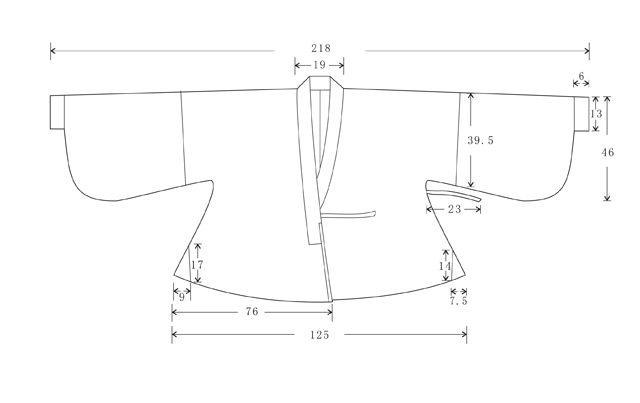
#> input picture hanfu-cad/sources/silk/raw/03_20200424163953961.jpg, 640 x 403 px
$ python fit.py
#> lines starting #> are read from the running program, lines starting #| are printed output that depends on the picture; after the words box and inside, x2 and y2 are one past the last pixel; in counts of white or black regions, pixels touching at a corner belong together
### hanfu-cad/archive/v3_文物原尺寸_含接袖/build_v3.py
# -*- coding: utf-8 -*-
"""
对穿交（钱氏墓/钱樟夫妇墓 鸟衔花枝纹缎夹袄）裁片图生成器
右衽 · 单层 · 净版 · 单位 mm

量纲锚点：中国丝绸博物馆修复报告实测
  通袖 2180 / 衣长 825 / 平铺摆宽 1250 / 单边 760 / 交叠 270 / 袖口 130 / 后领宽 190
推定（图上标注但几何不自洽，已单列待确认）：
  腋深 395（=衣长-袖根）· 袖根高 395 · 接袖位 600 · 门襟偏角 9.3° · 袖中线偏 5°
"""
import math, os, json

L      = 825.0    # 衣长（肩线→下摆，等于衣长标注）
S      = 2180.0   # 通袖
W_HEM  = 1250.0   # 平铺摆宽
HEM_RISE = 60.0              # 下摆弧：侧缝处比中缝抬高（官图实测 ≈58）
P_HEM  = 760.0    # 前片单边下摆宽（侧缝→门襟边）
OV     = 270.0    # 前襟交叠（=2×135）
CUFF   = 130.0    # 袖口高
NECK   = 190.0    # 后领宽
HALF   = W_HEM / 2          # 625 侧缝
X_ARM  = 447.0              # 腋点（像素拟合）
Y_ARM  = 512.0              # 腋点高（像素拟合，腋深 313）
X_SHLD = 560.0              # 肩点
X_SEAM = 600.0              # 接袖线
X_CUFF = S / 2 - 0.0        # 1090 袖口外端
TILT   = math.radians(0.8)  # 袖中线偏角（图测：袖端仅微下垂）
LAP_DX = OV / 2             # 135 门襟边越中量
NECK_DIP = 0.0              # 后领不起凹（立领由领缘条竖起，见装配）


Y_TOP = L + NECK_DIP


def sleeve_y(x):
    """袖上缘：自肩点起微下垂 0.8°"""
    return Y_TOP - (abs(x) - X_SHLD) * math.tan(TILT)


Y_CUFF_MID = sleeve_y(X_CUFF)
Y_CUFF_TOP = Y_CUFF_MID + CUFF / 2
Y_CUFF_BOT = Y_CUFF_MID - CUFF / 2

# 袖底弧：腋点 → 下垂低点 → 袖口下缘（官图实测为深凹弧，非常见直线）
U_P0 = (X_ARM, Y_ARM)
U_P1 = (882.0, 350.0)
U_P2 = (950.0, 440.0)
U_P3 = (X_CUFF, Y_CUFF_BOT)


# [15 lines left out: functions under_y, _bez, not called in this run]


# ---------- 裁片定义（服饰坐标：x 向右，y 向上，原点=后中缝∩下摆中心） ----------
def _tan(seg, t0=0.0, t1=1.0, h=0.002):
    """三次贝塞尔在参数 t 处的单位切矢"""
    a = _bez(seg[0], seg[1], seg[2], seg[3], max(0.0, t0 - h))
    b = _bez(seg[0], seg[1], seg[2], seg[3], min(1.0, t1 + h))
    return _unit(a, b)


def _cut_at(seg, target, from_end=True, r=40.0, n=4000):
    """在距端点 r 处切分，返回 (保留段, 切点, 切点切矢)"""
    t = 0.0 if not from_end else 1.0
    for i in range(1, n):
        tt = (1 - i / n) if from_end else (i / n)
        q = _bez(seg[0], seg[1], seg[2], seg[3], tt)
        if math.hypot(q[0] - target[0], q[1] - target[1]) >= r:
            t = tt
            break
    if from_end:
        head, _ = split_cubic(seg[0], seg[1], seg[2], seg[3], t)
        return head, head[3], _tan((head[0], head[1], head[2], head[3]), 1.0, 1.0)
    head, _ = split_cubic(seg[0], seg[1], seg[2], seg[3], t)
    return head, head[3], _tan((head[0], head[1], head[2], head[3]), 1.0, 1.0)


def blend(A, tA, B, tB, k=0.92):
    """G1 三次混合：两端切线分别与相邻段一致 → 无折角"""
    d = math.hypot(B[0] - A[0], B[1] - A[1]) / 3.0 * k
    c1 = (A[0] + tA[0] * d, A[1] + tA[1] * d)
    c2 = (B[0] - tB[0] * d, B[1] - tB[1] * d)
    return ("C", c1, c2, B)


def _unit(a, b):
    dx, dy = b[0] - a[0], b[1] - a[1]
    n = math.hypot(dx, dy) or 1.0
    return (dx / n, dy / n)


def _off(p, d, r):
    return (p[0] + d[0] * r, p[1] + d[1] * r)


def _bez(p0, p1, p2, p3, t):
    mt = 1 - t
    return (mt**3*p0[0] + 3*mt*mt*t*p1[0] + 3*mt*t*t*p2[0] + t**3*p3[0],
            mt**3*p0[1] + 3*mt*mt*t*p1[1] + 3*mt*t*t*p2[1] + t**3*p3[1])


def split_cubic(p0, p1, p2, p3, t):
    """de Casteljau 精确分割：返回两段三次贝塞尔"""
    def lerp(a, b, u):
        return (a[0] + (b[0] - a[0]) * u, a[1] + (b[1] - a[1]) * u)
    a = lerp(p0, p1, t); b = lerp(p1, p2, t); c = lerp(p2, p3, t)
    d = lerp(a, b, t); e = lerp(b, c, t)
    f = lerp(d, e, t)
    return (p0, a, d, f), (f, e, c, p3)


R_ARM_F = 45.0


def refresh_derived():
    """袖底弧控制点 / 腋点 / 袖口变更后重算全部派生量（拟合注入参数后必须调用）。
    袖底弧先按 接袖线 精确切分，两片共用同一段曲线 → 无缝、无折线"""
    global _T_, U_SEAM, _IN_A, _IN_B, _T_ARM, U_ARM, _SP1, _SP2
    _T_ = None
    for _i in range(1, 4001):
        if _bez(U_P0, U_P1, U_P2, U_P3, _i / 4000)[0] >= X_SEAM:
            _T_ = _i / 4000
            break
    U_SEAM = _bez(U_P0, U_P1, U_P2, U_P3, _T_) if _T_ else U_P3
    _IN_A, _IN_B = split_cubic(U_P0, U_P1, U_P2, U_P3, _T_)
    _T_ARM = 1.0
    for _i in range(1, 4001):
        _p = _bez(U_P0, U_P1, U_P2, U_P3, _i / 4000)
        if math.hypot(_p[0] - U_P0[0], _p[1] - U_P0[1]) >= R_ARM_F:
            _T_ARM = _i / 4000
            break
    U_ARM = _bez(U_P0, U_P1, U_P2, U_P3, _T_ARM)
    _SP1, _SP2 = split_cubic(U_P0, U_P1, U_P2, U_P3, _T_ARM)


refresh_derived()


# [5 lines left out: function _arm_junction, not called in this run]


def _under_cmds(sx, x_to):
    """袖底弧：从腋下圆角终点 B 走到 x_to，输出精确贝塞尔命令"""
#> called with sx = 1, x_to = 600
    p0, p1, p2, p3 = _SP2
    if abs(abs(p3[0]) - abs(x_to)) > 0.5:
        tt = None
        for i in range(1, 4000):
            if abs(_bez(p0, p1, p2, p3, i / 4000)[0]) >= abs(x_to):
                tt = i / 4000
                break
        if tt:
            head, _ = split_cubic(p0, p1, p2, p3, tt)
            p0, p1, p2, p3 = head
    return [("C", (sx * p1[0], p1[1]), (sx * p2[0], p2[1]), (sx * p3[0], p3[1]))]


def back_half():
    """后片半（×2 镜像，后中缝对折）—— 全部曲线段真实贝塞尔 + G1 混合"""
    hem = ((0, 0), (200, 5), (400, 30), (HALF, HEM_RISE))   # 圆滑弧，中缝最低
    R = 46.0
    d_side = _unit((HALF, HEM_RISE), (X_ARM, Y_ARM))
    arm = (X_ARM, Y_ARM)
    A_a = _off(arm, d_side, -R)          # 侧缝上距腋点 R 的点
    B_a = (U_ARM[0], U_ARM[1])
    tB_a = _tan(_SP2, 0.0, 0.0)
    cmds = [("M", (0, 0)),
            ("C", hem[1], hem[2], hem[3]),          # 下摆弧（保留尖角，摆宽在此点量得）
            ("L", A_a),
            blend(A_a, d_side, B_a, tB_a)]          # 侧缝→袖底 腋下 G1 圆角
    cmds += _under_cmds(1.0, X_SEAM)
    cmds += [("L", (X_SEAM, sleeve_y(X_SEAM))),
             ("L", (X_SHLD, L)),
             ("L", (NECK / 2, L)),
             ("L", (0, L)),
             ("Z",)]
    return {
        "name": "后片半", "qty": 2, "grain": (0, 1), "cmds": cmds,
        "seams": [[(0, 0), (0, L)], [(X_SEAM, U_SEAM[1]), (X_SEAM, sleeve_y(X_SEAM))]],
        "notches": [arm, (X_SEAM, U_SEAM[1]), (0, 0)],
        "dims": [("L", (0, 0), (0, L), "后中长 825"),
                 ("L", (0, HEM_RISE), (HALF, HEM_RISE), "摆半宽 625"),
                 ("L", (X_ARM, Y_ARM), (X_ARM, L), "腋深 313")],
    }


def front_panel():
    """前片（×2 镜像；右衽时穿着者左片为外襟）"""
    hem = ((LAP_DX, 0), (-200, 5), (-400, 30), (-HALF, HEM_RISE))
    R = 46.0
    d_side = _unit((-HALF, HEM_RISE), (-X_ARM, Y_ARM))
    arm = (-X_ARM, Y_ARM)
    A_a = _off(arm, d_side, -R)
    B_a = (-U_ARM[0], U_ARM[1])
    tB_a = (-_tan(_SP2, 0.0, 0.0)[0], _tan(_SP2, 0.0, 0.0)[1])
    cmds = [("M", (0, L)),
            ("L", (LAP_DX, 0)),
            ("C", hem[1], hem[2], hem[3]),
            ("L", A_a),
            blend(A_a, d_side, B_a, tB_a)]
    cmds += _under_cmds(-1.0, X_SEAM)
    cmds += [("L", (-X_SEAM, sleeve_y(X_SEAM))),
             ("L", (-X_SHLD, L)),
             ("L", (0, L)),
             ("Z",)]
    return {
        "name": "前片", "qty": 2, "grain": (math.sin(math.radians(9.3)), -math.cos(math.radians(9.3))),
        "cmds": cmds,
        "seams": [[(-X_SEAM, U_SEAM[1]), (-X_SEAM, sleeve_y(X_SEAM))]],
        "notches": [arm, (-X_SEAM, U_SEAM[1])],
        "dims": [("L", (-HALF, -60), (LAP_DX, -60), "单边摆宽 760"),
                 ("L", (LAP_DX, -130), (0, -130), "越中 135"),
                 ("A", (0, L), (LAP_DX, 0), "门襟偏 9.3°")],
    }


def sleeve_piece():
    """接袖（×2 镜像）：袖底为同一段贝塞尔后半段，袖口两角 G1 混合"""
    p0, p1, p2, p3 = _IN_B
    R = 22.0
    head, A_c, tA_c = _cut_at((p0, p1, p2, p3), (X_CUFF, Y_CUFF_BOT), True, R)
    B_c = (X_CUFF, Y_CUFF_BOT + R)
    Ctop = (X_CUFF, Y_CUFF_TOP - R)
    d_top = _unit((X_CUFF, Y_CUFF_TOP), (X_SEAM, sleeve_y(X_SEAM)))
    D = _off((X_CUFF, Y_CUFF_TOP), d_top, R)
    cmds = [("M", (X_SEAM, U_SEAM[1])),
            ("C", head[1], head[2], A_c),
            blend(A_c, tA_c, B_c, (0.0, 1.0)),      # 袖口下圆角
            ("L", Ctop),
            blend(Ctop, (0.0, 1.0), D, d_top),      # 袖口上圆角
            ("L", (X_SEAM, sleeve_y(X_SEAM))),
            ("Z",)]
    return {
        "name": "接袖", "qty": 2, "grain": (math.cos(TILT), math.sin(TILT)), "cmds": cmds,
        "seams": [[(X_SEAM, U_SEAM[1]), (X_SEAM, sleeve_y(X_SEAM))]],
        "notches": [(X_SEAM, U_SEAM[1]), (X_SEAM, sleeve_y(X_SEAM))],
        "dims": [("L", (X_CUFF + 40, Y_CUFF_BOT), (X_CUFF + 40, Y_CUFF_TOP), "袖口 130")],
    }


def collar_band(width=40.0):
    """领缘条（领襟一体，直丝）：前门襟 825×2 + 后领弧 ≈200，整条不断开"""
    total = 2 * L + 200.0
    return {
        "name": "领缘条", "qty": 1, "grain": (1, 0),
        "cmds": [("M", (0, 0)), ("L", (total, 0)), ("L", (total, width)), ("L", (0, width)), ("Z",)],
        "seams": [],
        "notches": [(L, 0), (L + 200, 0)],
        "dims": [("L", (0, 0), (total, 0), "总长 1850 × 宽 40")],
    }


def triangle(h, w=95.0, name="三角拼接"):
    return {
        "name": name, "qty": 1, "grain": (0, 1),
        "cmds": [("M", (0, 0)), ("L", (w, 0)), ("L", (0, h)), ("Z",)],
        "seams": [], "notches": [], "dims": [("L", (0, 0), (0, h), "高 %d" % h)],
    }


def tie(length=200.0, width=20.0):
    return {
        "name": "系带", "qty": 2, "grain": (1, 0),
        "cmds": [("M", (0, 0)), ("L", (length, 0)), ("L", (length, width)), ("L", (0, width)), ("Z",)],
        "seams": [], "notches": [], "dims": [("L", (0, 0), (length, 0), "长 200")],
    }


def hem_facing(length=1250.0, width=30.0):
    return {
        "name": "下摆绢衬条", "qty": 1, "grain": (1, 0),
        "cmds": [("M", (0, 0)), ("L", (length, 0)), ("L", (length, width)), ("L", (0, width)), ("Z",)],
        "seams": [], "notches": [], "dims": [("L", (0, 0), (length, 0), "长 1250 × 宽 30")],
    }


PIECES = [
    back_half(),
    front_panel(),
    sleeve_piece(),
    collar_band(),
    triangle(170, name="三角拼接 A"),
    triangle(140, name="三角拼接 B"),
    tie(),
    hem_facing(),
]


# ---------- 几何工具 ----------
def flat(cmds):
    """把 cmds 展开成带控制点的点列表（y 取反，转 SVG 坐标）"""
    pts = []
    for c in cmds:
        if c[0] == "M":
            pts.append((c[1][0], -c[1][1]))
        elif c[0] == "L":
            pts.append((c[1][0], -c[1][1]))
        elif c[0] == "C":
            for p in c[1:]:
                pts.append((p[0], -p[1]))
        elif c[0] == "Q":
            for p in c[1:]:
                pts.append((p[0], -p[1]))
    return pts


def bbox(cmds):
    pts = flat(cmds)
    xs = [p[0] for p in pts]
    ys = [p[1] for p in pts]
    return min(xs), min(ys), max(xs), max(ys)


def path_d(cmds, ox, oy):
    out = []
    for c in cmds:
        if c[0] == "M":
            out.append("M %.1f %.1f" % (c[1][0] + ox, -c[1][1] + oy))
        elif c[0] == "L":
            out.append("L %.1f %.1f" % (c[1][0] + ox, -c[1][1] + oy))
        elif c[0] == "C":
            a, b, e = c[1], c[2], c[3]
            out.append("C %.1f %.1f %.1f %.1f %.1f %.1f" % (
                a[0] + ox, -a[1] + oy, b[0] + ox, -b[1] + oy, e[0] + ox, -e[1] + oy))
        elif c[0] == "Q":
            a, e = c[1], c[2]
            out.append("Q %.1f %.1f %.1f %.1f" % (a[0] + ox, -a[1] + oy, e[0] + ox, -e[1] + oy))
        elif c[0] == "Z":
            out.append("Z")
    return " ".join(out)


# ---------- 排版 ----------
GAP = 160.0
MARGIN = 120.0
MIN_SLOT = 340.0
MAXW = 2100.0

placed = []
cur_x = MARGIN
cur_y = MARGIN
row_h = 0.0

for p in PIECES:
    x0, y0, x1, y1 = bbox(p["cmds"])
    w, h = x1 - x0, y1 - y0
    slot = max(w, MIN_SLOT)
    if cur_x + slot > MAXW + MARGIN and cur_x > MARGIN:
        cur_x = MARGIN
        cur_y += row_h + GAP
        row_h = 0.0
    ox = cur_x - x0
    oy = cur_y - y0
    p["_ox"], p["_oy"] = ox, oy
    p["_box"] = (cur_x, cur_y, cur_x + w, cur_y + h)
    p["_slot"] = (cur_x, cur_x + slot)
    placed.append(p)
    cur_x += slot + GAP
    row_h = max(row_h, h)

BODY_H = cur_y + row_h
TITLE_H = 380.0
TOTAL_W = MAXW + MARGIN
TOTAL_H = BODY_H + MARGIN + TITLE_H

# ---------- SVG ----------
BLACK = "#1a1a1a"
RED = "#c0392b"
BLUE = "#1f5fa8"
GRAY = "#8a8a8a"

s = []
s.append('<?xml version="1.0" encoding="UTF-8"?>')
s.append('<svg xmlns="http://www.w3.org/2000/svg" width="%dmm" height="%dmm" viewBox="0 0 %d %d">' % (TOTAL_W, TOTAL_H, TOTAL_W, TOTAL_H))
s.append('<title>对穿交 · 钱氏墓 鸟衔花枝纹缎夹袄 · 裁片图（右衽·单层·净版·mm）</title>')
s.append('<rect width="100%" height="100%" fill="#ffffff"/>')
s.append('<g id="OUTLINE" stroke="%s" stroke-width="2" fill="none" stroke-linejoin="round">' % BLACK)
for p in placed:
    s.append('  <path id="%s_ot" data-qty="%d" d="%s"/>' % (p["name"], p["qty"], path_d(p["cmds"], p["_ox"], p["_oy"])))
s.append('</g>')

s.append('<g id="SEAM" stroke="%s" stroke-width="1.2" fill="none" stroke-dasharray="18 8">' % BLUE)
for p in placed:
    for seg in p["seams"]:
        s.append('  <path d="M %.1f %.1f L %.1f %.1f"/>' % (seg[0][0] + p["_ox"], -seg[0][1] + p["_oy"],
                                                             seg[1][0] + p["_ox"], -seg[1][1] + p["_oy"]))
s.append('</g>')

s.append('<g id="GRAIN" stroke="%s" stroke-width="1.4" fill="none">' % BLACK)
for p in placed:
    x0, y0, x1, y1 = p["_box"]
    cx, cy = (x0 + x1) / 2, (y0 + y1) / 2
    ln = min(max(x1 - x0, 120.0), max(y1 - y0, 120.0)) * 0.6
    gx, gy = p["grain"]
    n = math.hypot(gx, gy)
    gx, gy = gx / n, gy / n
    gy = -gy
    ax, ay = cx - gx * ln / 2, cy - gy * ln / 2
    bx, by = cx + gx * ln / 2, cy + gy * ln / 2
    s.append('  <path d="M %.1f %.1f L %.1f %.1f"/>' % (ax, ay, bx, by))
    s.append('  <path d="M %.1f %.1f L %.1f %.1f M %.1f %.1f L %.1f %.1f"/>' % (
        bx - 14, by - 6, bx, by, bx, by, bx + 14, by - 6))
s.append('</g>')

s.append('<g id="NOTCH" stroke="%s" stroke-width="2.4">' % RED)
for p in placed:
    for n in p["notches"]:
        nx, ny = n[0] + p["_ox"], -n[1] + p["_oy"]
        s.append('  <path d="M %.1f %.1f L %.1f %.1f"/>' % (nx - 9, ny - 9, nx + 9, ny + 9))
s.append('</g>')

s.append('<g id="DIM" stroke="%s" stroke-width="0.9" fill="%s" font-family="sans-serif" font-size="26">' % (GRAY, GRAY))
for p in placed:
    for d in p["dims"]:
        a, b, txt = d[1], d[2], d[3]
        ax, ay = a[0] + p["_ox"], -a[1] + p["_oy"]
        bx, by = b[0] + p["_ox"], -b[1] + p["_oy"]
        if d[0] == "L":
            s.append('  <path d="M %.1f %.1f L %.1f %.1f" marker-start="url(#a)" marker-end="url(#a)"/>' % (ax, ay, bx, by))
            mx, my = (ax + bx) / 2, (ay + by) / 2
            rot = math.degrees(math.atan2(by - ay, bx - ax))
            vert = abs(rot) > 45
            if vert:
                rot += 180 if rot > 0 else 0
            tx = mx + (20 if vert else 0)
            ty2 = my - (0 if vert else 20)
            s.append('  <text x="%.1f" y="%.1f" text-anchor="middle" transform="rotate(%.1f %.1f %.1f)">%s</text>' % (tx, ty2, rot, mx, my, txt))
        else:
            s.append('  <text x="%.1f" y="%.1f" text-anchor="middle" fill="%s">%s</text>' % ((ax + bx) / 2 + 30, (ay + by) / 2, RED, txt))
s.append('</g>')

s.append('<g id="LABEL" fill="%s" font-family="sans-serif">' % BLACK)
for i, p in enumerate(placed):
    sx0, sx1 = p["_slot"]
    x0, y0 = p["_box"][0], p["_box"][1]
    s.append('  <text x="%.1f" y="%.1f" font-size="30" font-weight="500">%02d %s ×%d</text>' % (x0, y0 - 30, i + 1, p["name"], p["qty"]))
s.append('</g>')

# ---------- 图框 + 100mm 校验标尺 ----------
ty = BODY_H + MARGIN * 0.4
s.append('<g id="BLOCK" stroke="%s" stroke-width="1.6" fill="none">' % BLACK)
s.append('  <rect x="%.1f" y="%.1f" width="%.1f" height="%.1f"/>' % (MARGIN, ty, TOTAL_W - 2 * MARGIN, TITLE_H - 80))
s.append('</g>')
s.append('<g font-family="sans-serif" fill="%s">' % BLACK)
s.append('  <text x="%.1f" y="%.1f" font-size="38" font-weight="500">对穿交 · 明制 鸟衔花枝纹缎夹袄（右衽）裁片图</text>' % (MARGIN + 30, ty + 60))
s.append('  <text x="%.1f" y="%.1f" font-size="26">依据：无锡七房桥钱樟夫妇墓出土实物 · 中国丝绸博物馆修复报告   ｜   单位 mm   ｜   净版（未含缝份）   ｜   单层   ｜   v2.0</text>' % (MARGIN + 30, ty + 105))
s.append('  <text x="%.1f" y="%.1f" font-size="26">通袖 2180   ｜   衣长 825   ｜   平铺摆宽 1250   ｜   单边摆宽 760   ｜   交叠 270   ｜   袖口 130   ｜   后领宽 190</text>' % (MARGIN + 30, ty + 145))
s.append('</g>')
bx0 = MARGIN + 30
by0 = ty + 235
s.append('<g id="SCALE" stroke="%s" stroke-width="2" fill="none">' % BLACK)
for k in range(11):
    hh = 26 if k % 5 == 0 else 14
    s.append('  <path d="M %.1f %.1f L %.1f %.1f"/>' % (bx0 + k * 100, by0, bx0 + k * 100, by0 - hh))
s.append('  <path d="M %.1f %.1f L %.1f %.1f"/>' % (bx0, by0, bx0 + 1000, by0))
s.append('</g>')
s.append('<text x="%.1f" y="%.1f" font-family="sans-serif" font-size="24" fill="%s">100mm 校验标尺（打印后实测，误差应 ≤0.5mm）</text>' % (bx0, by0 + 42, BLACK))

s.append('<defs><marker id="a" viewBox="0 0 10 10" refX="5" refY="5" markerWidth="6" markerHeight="6" orient="auto-start-reverse"><path d="M1 1L9 5L1 9" fill="none" stroke="%s" stroke-width="1.2"/></marker></defs>' % GRAY)
s.append('</svg>')

out_dir = os.path.join(os.path.dirname(os.path.dirname(os.path.abspath(__file__))), "pattern")
os.makedirs(out_dir, exist_ok=True)
fp = os.path.join(out_dir, "对穿交_右衽_裁片图.svg")
open(fp, "w", encoding="utf-8").write("\n".join(s))

info = {
    "file": fp, "size": [round(TOTAL_W, 1), round(TOTAL_H, 1)],
    "params": {"L": L, "S": S, "W_HEM": W_HEM, "P_HEM": P_HEM, "OV": OV, "CUFF": CUFF,
               "NECK": NECK, "X_ARM": X_ARM, "Y_ARM": Y_ARM, "X_SEAM": X_SEAM,
               "X_CUFF": X_CUFF, "LAPEL_ANGLE": 9.3, "TILT": 5.0},
    "pieces": [{"name": p["name"], "qty": p["qty"], "w": round(p["_box"][2] - p["_box"][0], 1),
                "h": round(p["_box"][3] - p["_box"][1], 1)} for p in placed],
}
print(json.dumps(info, ensure_ascii=False, indent=1))

### hanfu-cad/verification/overlay.py
# -*- coding: utf-8 -*-
"""
裁片拼合成版 → 与丝博官图像素级比对
用法：python verification/overlay.py [front|back]
输出：verification/overlay_front.png / overlay_back.png + 控制台指标
"""
import sys, os, io, json, contextlib, math
import numpy as np
from PIL import Image, ImageDraw

ROOT = os.path.dirname(os.path.dirname(os.path.abspath(__file__)))
sys.path.insert(0, os.path.join(ROOT, "archive", "v3_文物原尺寸_含接袖"))
# 叠合根 = 官图那件「含接袖 · 通袖 2180」的文物原尺寸版（archive/v3）。
# 现 pattern/build.py 是半臂变体（通袖 1650，无接袖），它的闸门在号型表，不在官图。
with contextlib.redirect_stdout(io.StringIO()):
    import build_v3 as build  # noqa

SRC = {
    "front": os.path.join(ROOT, "sources", "silk", "raw", "03_20200424163953961.jpg"),
    "back":  os.path.join(ROOT, "sources", "silk", "raw", "04_20200424163957242.jpg"),
}


# ---------- 1. 从官图提取成衣实心掩膜 ----------
def _dilate(m, it=1):
    o = m.copy()
    for _ in range(it):
        a = o.copy()
        a[1:, :] |= o[:-1, :]; a[:-1, :] |= o[1:, :]
        a[:, 1:] |= o[:, :-1]; a[:, :-1] |= o[:, 1:]
        o = a
    return o


def _erode(m, it=1):
    o = m.copy()
    for _ in range(it):
        a = o.copy()
        a[1:, :] &= o[:-1, :]; a[:-1, :] &= o[1:, :]
        a[:, 1:] &= o[:, :-1]; a[:, :-1] &= o[:, 1:]
        o = a
    return o


def garment_mask(path, thresh=0.72, close=3):
#> called with thresh = 0.72, close = 3
    im = Image.open(path).convert("L")
#> im is the input picture: PIL image 640x403 L; min 0, max 255, mean 252.2
    W, H = im.size
    g = np.asarray(im, dtype=np.float32) / 255.0
    white = g >= thresh
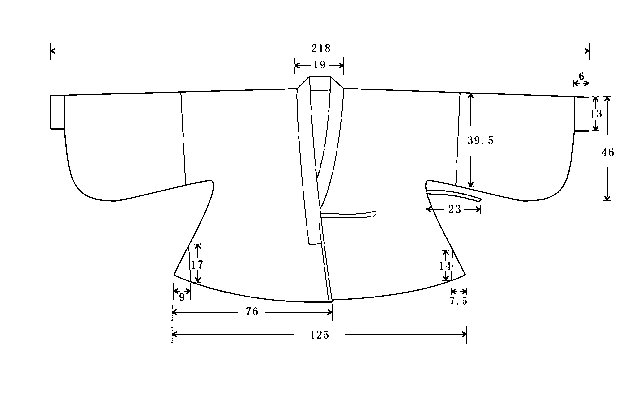
#> white: shape (403, 640) bool; 98.2% white; black in thin lines or dots, all inside (x1, y1, x2, y2) = (50, 43, 614, 344)
    # 先把笔画加粗闭合 JPEG 断口，否则外部背景会漏进衣身内部
    stroke = _dilate(~white, close)
#> the loop in _dilate, `for _ in range(it):` made 3 passes
#> pass 1, in _dilate, `o = a`:
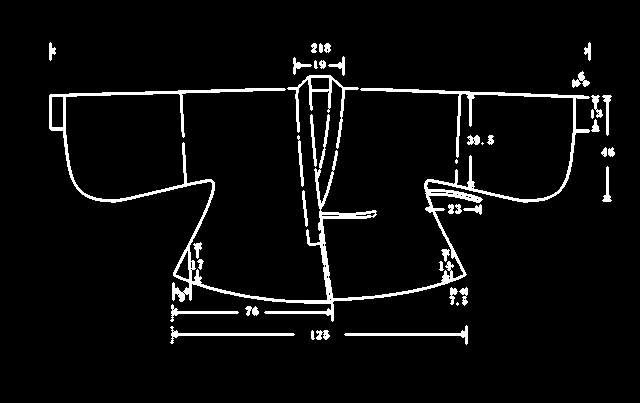
#> o: shape (403, 640) bool; 4.8% white; 42 white regions (3 under 20 px), largest, box (x1, y1, x2, y2) and area: (49, 88, 590, 322) 7946, (287, 75, 359, 149) 764, (344, 325, 468, 345) 432
#> pass 2, in _dilate, `o = a`:
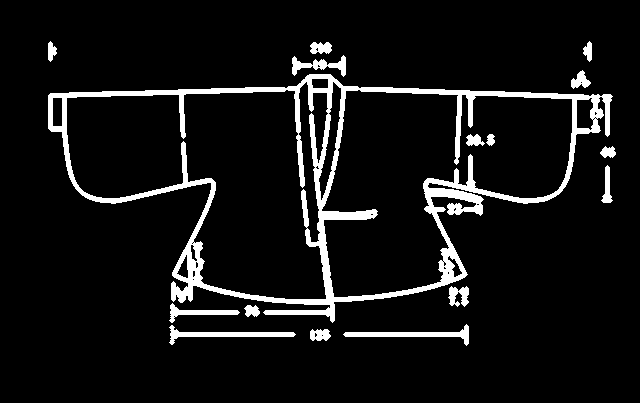
#> o: shape (403, 640) bool; 7.7% white; 16 white regions, largest, box (x1, y1, x2, y2) and area: (48, 74, 613, 323) 15674, (343, 324, 469, 346) 710, (169, 325, 296, 345) 696
#> pass 3, in _dilate, `o = a`:
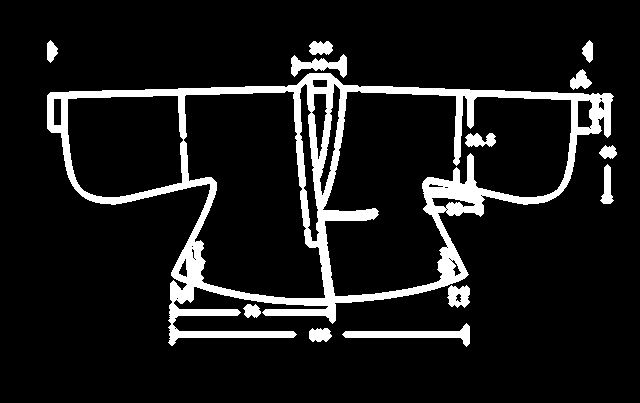
#> o: shape (403, 640) bool; 10.4% white; 13 white regions, largest, box (x1, y1, x2, y2) and area: (47, 73, 614, 346) 22676, (342, 323, 470, 347) 988, (291, 54, 347, 78) 624
    passable = ~stroke

    Hh, Ww = passable.shape
#> (the rest of the program and of its run is left out)
